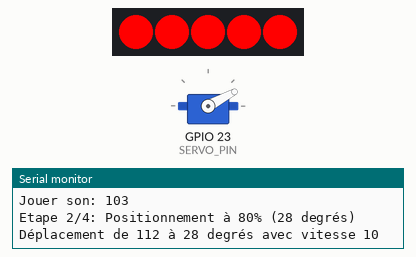
A sketch run on a simulated ESP32. Parts: 5 RGB LEDs in strip order, left to right, servo, the last lines printed to the serial monitor. The audio player accepts every command and is not drawn.

Above: at 7.4 s.
At 10.2 s:
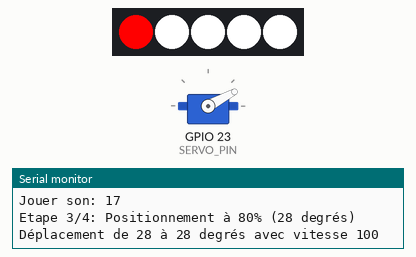
At 16.1 s:
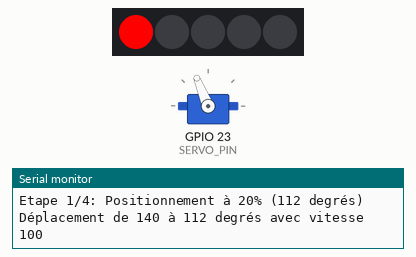
At 26.2 s:
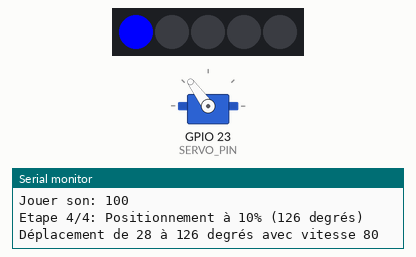
At 36.1 s:
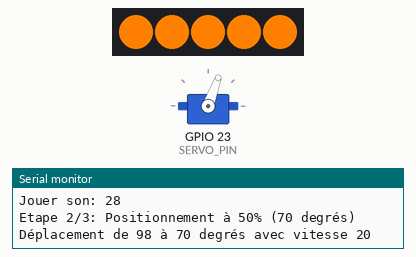
At 38.3 s:
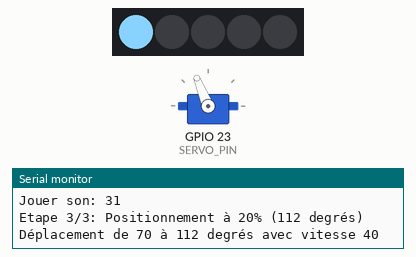
Timing chart, 0 to 39.8 s (numbered marks = the images above):
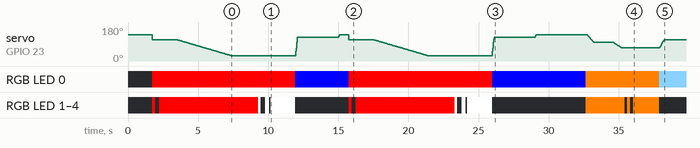

Measured:
- by itself, RGB LED 1–4: off → RGB(255, 0, 0) at 1.7 s, → off 0.20 s later, → RGB(255, 0, 0) 0.30 s later, → RGB(255, 255, 255) 7.0 s later, … (24 changes in this stretch)
- by itself, RGB LED 0: off → RGB(255, 0, 0) at 1.7 s, → RGB(0, 0, 255) 10.2 s later, → RGB(255, 0, 0) 3.8 s later, → RGB(0, 0, 255) 10.2 s later, … (6 changes in this stretch)
- what the display in image 1 shows lasts 1.7 s, from 10.2 s to 11.9 s
- what the display in image 4 shows lasts 1.9 s, from 36.0 s to 37.9 s

The sketch:

esp32v1.0.ino
```cpp
// === Portal Turret ESP32 v1.0 - Fonction avancée de contrôle ===

// === Bibliothèques nécessaires ===
#include <Adafruit_NeoPixel.h>
#include <DFRobotDFPlayerMini.h>
#include <HardwareSerial.h>
#include <ESP32Servo.h>

// === Définitions des broches et constantes ===
#define LED_PIN 4
#define NUM_LEDS 5
#define SERVO_PIN 23
#define ANGLE_FERME 140
#define ANGLE_OUVERT 0
#define DELAI_ENTRE_OPERATIONS 500

// === Objets ===
Adafruit_NeoPixel leds(NUM_LEDS, LED_PIN, NEO_GRB + NEO_KHZ800);
HardwareSerial mySerial(2); // RX=16, TX=17
DFRobotDFPlayerMini dfplayer;
Servo brasServo;

// === Définition des index LED ===
#define EYE 0
#define CANON_L1 1
#define CANON_L2 2
#define CANON_R1 3
#define CANON_R2 4

// === Couleurs prédéfinies ===
#define RED leds.Color(255, 0, 0)
#define GREEN leds.Color(0, 255, 0)
#define BLUE leds.Color(0, 0, 255)
#define WHITE leds.Color(255, 255, 255)
#define YELLOW leds.Color(255, 255, 0)
#define ORANGE leds.Color(255, 128, 0)
#define VIOLET leds.Color(128, 0, 255)
#define PINK leds.Color(255, 105, 180)
#define LIGHT_BLUE leds.Color(135, 206, 250)
#define WARM_WHITE leds.Color(255, 223, 186)
#define OFF leds.Color(0, 0, 0)

// === Structure pour une étape de mouvement ===
struct TurretMovementStep {
  int percentage;      // Pourcentage d'ouverture (0-100%)
  int speed;           // Vitesse du mouvement (1-100): 1 = très lent, 100 = instantané
  int delayAfter;      // Délai après ce mouvement (en ms)
  bool detachAfter;    // Détacher le servo après ce mouvement?
  int soundToPlay;     // Son à jouer (-1 = aucun son)
  uint32_t eyeColor;   // Couleur de l'œil (-1 = ne pas changer)
  uint32_t barrelColor; // Couleur des canons (-1 = ne pas changer)
  bool barrelFlash;    // Faire clignoter les canons
  int flashCount;      // Nombre de clignotements
  int flashDelay;      // Délai entre les clignotements
};

// === Séquences de mouvements prédéfinies (variables globales) ===
// Séquence principale - alerte et tir
TurretMovementStep complexeSequence[] = {
  // Ouverture rapide à 20%, avec œil rouge, son d'alerte
  {20, 100, 500, false, 103, RED, RED, true, 2, 100},

  // Ouverture lente à 80%, avec œil rouge, son "Je vous vois"
  {80, 10, 1000, false, 17, RED, RED, false, 0, 0},

  // Maintien avec clignotement des canons et son de tir
  {80, 100, 1000, false, 100, RED, WHITE, true, 4, 100},

  // Fermeture partielle avec son "Sans rancune"
  {10, 80, 2000, true, 27, BLUE, OFF, false, 0, 0}
};

// Séquence alternative - détection et veille
TurretMovementStep detectionSequence[] = {
  // Ouverture lente avec œil orange
  {30, 30, 500, false, 28, ORANGE, ORANGE, false, 0, 0},

  // Oscillation avec son "Vous voilà"
  {50, 20, 1000, false, 31, ORANGE, ORANGE, true, 2, 200},

  // Retour en mode veille
  {20, 40, 1000, true, 20, LIGHT_BLUE, OFF, false, 0, 0}
};

// === Fonction pour convertir un pourcentage en angle ===
int percentageToAngle(int percentage) {
  // Assurer que le pourcentage est entre 0 et 100
  percentage = constrain(percentage, 0, 100);
  // Convertir le pourcentage en angle (0% = ANGLE_FERME, 100% = ANGLE_OUVERT)
  // 0% = 140 degrés (fermé), 100% = 0 degré (ouvert)
  return ANGLE_FERME - (percentage * (ANGLE_FERME - ANGLE_OUVERT) / 100);
}

// === Fonction pour déplacer le servo à une position avec une vitesse contrôlée ===
void moveServoWithSpeed(int currentAngle, int targetAngle, int speed) {
  // Assurer que la vitesse est entre 1 et 100
  speed = constrain(speed, 1, 100);

  // Calculer le délai entre chaque pas en fonction de la vitesse
  // Vitesse 1 = délai de 50ms (très lent)
  // Vitesse 100 = délai de 1ms (très rapide)
  int stepDelay = map(speed, 1, 100, 50, 1);

  // Calculer la taille du pas en fonction de la vitesse
  // Vitesse 1 = pas de 1 degré
  // Vitesse 100 = pas de 10 degrés
  int stepSize = map(speed, 1, 100, 1, 10);
  // Assurer un pas minimum de 1
  stepSize = max(1, stepSize);

  // Déterminer la direction du mouvement
  int step = (currentAngle < targetAngle) ? stepSize : -stepSize;

  Serial.print("Déplacement de ");
  Serial.print(currentAngle);
  Serial.print(" à ");
  Serial.print(targetAngle);
  Serial.print(" degrés avec vitesse ");
  Serial.println(speed);

  // Si la vitesse est maximale, déplacer directement à la position cible
  if (speed >= 95) {
    brasServo.write(targetAngle);
    delay(100); // Court délai pour stabilisation
    return;
  }

  // Sinon, déplacer progressivement
  for (int angle = currentAngle; (step > 0) ? (angle <= targetAngle) : (angle >= targetAngle); angle += step) {
    // S'assurer de ne pas dépasser la cible
    if ((step > 0 && angle > targetAngle) || (step < 0 && angle < targetAngle)) {
      angle = targetAngle;
    }

    brasServo.write(angle);
    delay(stepDelay);
  }

  // S'assurer que l'angle final est exactement celui demandé
  brasServo.write(targetAngle);
}

// === Fonctions pour contrôler les LEDs ===
void setEyeColor(uint32_t color) {
  if (color != (uint32_t)-1) { // Ne change pas si -1
    leds.setPixelColor(EYE, color);
    leds.show();
  }
}

void setBarrelLeds(uint32_t color) {
  if (color != (uint32_t)-1) { // Ne change pas si -1
    leds.setPixelColor(CANON_L1, color);
    leds.setPixelColor(CANON_L2, color);
    leds.setPixelColor(CANON_R1, color);
    leds.setPixelColor(CANON_R2, color);
    leds.show();
  }
}

void barrelFlash(uint32_t color, int times, int delayMs) {
  for (int i = 0; i < times; i++) {
    setBarrelLeds(color);
    delay(delayMs);
    setBarrelLeds(OFF);
    delay(delayMs);
  }
  // Remettre la couleur à la fin
  setBarrelLeds(color);
}

// === Fonction pour jouer un son ===
void playSoundById(int soundId) {
  if (soundId > 0) {
    Serial.print("Jouer son: ");
    Serial.println(soundId);
    dfplayer.play(soundId);

    // Délai basé sur la durée du son (à ajuster selon vos besoins)
    if (soundId >= 1 && soundId <= 34) {
      // Voix - délai court
      delay(300);
    } else if (soundId >= 100 && soundId <= 104) {
      // Effets sonores - délai court
      delay(200);
    } else if (soundId == 200) {
      // Musique - délai plus long
      delay(500);
    }
  }
}

// === Fonction principale pour exécuter une séquence de mouvements ===
void executeTurretSequence(TurretMovementStep sequence[], int numSteps) {
  Serial.println("Début de la séquence de mouvements");

  // S'assurer que le servo est attaché
  if (!brasServo.attached()) {
    brasServo.attach(SERVO_PIN);
    Serial.println("Servo attaché");
  }

  // S'assurer que les bras sont fermés au début de la séquence
  int currentAngle = brasServo.read();
  if (currentAngle != ANGLE_FERME) {
    Serial.println("Retour à la position fermée avant de commencer la séquence");
    moveServoWithSpeed(currentAngle, ANGLE_FERME, 50);
    delay(500); // Court délai pour stabiliser
  }

  for (int i = 0; i < numSteps; i++) {
    // Récupérer les informations de l'étape actuelle
    int percentage = sequence[i].percentage;
    int speed = sequence[i].speed;
    int delayAfter = sequence[i].delayAfter;
    bool detachAfter = sequence[i].detachAfter;
    int soundToPlay = sequence[i].soundToPlay;
    uint32_t eyeColor = sequence[i].eyeColor;
    uint32_t barrelColor = sequence[i].barrelColor;
    bool barrelFlashFlag = sequence[i].barrelFlash;
    int flashCount = sequence[i].flashCount;
    int flashDelay = sequence[i].flashDelay;

    // Convertir le pourcentage en angle
    int targetAngle = percentageToAngle(percentage);

    // Attacher le servo s'il n'est pas déjà attaché
    if (!brasServo.attached()) {
      brasServo.attach(SERVO_PIN);
      Serial.println("Servo attaché");
    }

    // Obtenir l'angle actuel
    currentAngle = brasServo.read();

    // Afficher les informations de l'étape
    Serial.print("Etape ");
    Serial.print(i + 1);
    Serial.print("/");
    Serial.print(numSteps);
    Serial.print(": Positionnement à ");
    Serial.print(percentage);
    Serial.print("% (");
    Serial.print(targetAngle);
    Serial.println(" degrés)");

    // Définir la couleur de l'œil avant le mouvement
    setEyeColor(eyeColor);

    // Définir la couleur des canons avant le mouvement
    setBarrelLeds(barrelColor);

    // Déplacer le servo avec la vitesse spécifiée
    moveServoWithSpeed(currentAngle, targetAngle, speed);

    // Faire clignoter les canons si demandé
    if (barrelFlashFlag) {
      barrelFlash(barrelColor, flashCount, flashDelay);
    }

    // Jouer le son après un court délai pour stabiliser
    if (soundToPlay > 0) {
      delay(DELAI_ENTRE_OPERATIONS);
      playSoundById(soundToPlay);
    }

    // Détacher le servo si demandé
    if (detachAfter) {
      brasServo.detach();
      Serial.println("Servo détaché pour réduire les tremblements");
    }

    // Attendre le délai spécifié
    delay(delayAfter);
  }

  // S'assurer que les bras sont fermés à la fin de la séquence
  if (!brasServo.attached()) {
    brasServo.attach(SERVO_PIN);
    Serial.println("Servo attaché pour fermeture finale");
  }

  currentAngle = brasServo.read();
  if (currentAngle != ANGLE_FERME) {
    Serial.println("Retour à la position fermée à la fin de la séquence");
    moveServoWithSpeed(currentAngle, ANGLE_FERME, 50);
    delay(500); // Court délai pour stabiliser
  }

  // Détacher le servo après la fermeture pour éviter les tremblements
  brasServo.detach();
  Serial.println("Servo détaché après fermeture finale");

  Serial.println("Fin de la séquence de mouvements");
}

// === Exemple d'utilisation dans setup() ===
void setup() {
  Serial.begin(9600);

  // Initialisation des LEDs
  leds.begin();
  leds.clear();
  leds.show();

  // Initialisation du servo
  brasServo.attach(SERVO_PIN);

  // Sécurité: Écrire directement la position fermée avant de lire
  brasServo.write(ANGLE_FERME);
  delay(100); // Court délai pour stabilisation

  // Maintenant on peut lire la position actuelle en toute sécurité
  int currentAngle = brasServo.read();

  // Vérification de la validité de l'angle lu (entre 0 et 180 degrés)
  if (currentAngle < 0 || currentAngle > 180) {
    Serial.print("Position initiale invalide: ");
    Serial.print(currentAngle);
    Serial.println(" degrés - Correction appliquée");
    currentAngle = ANGLE_FERME; // Utiliser une valeur sûre
  } else {
    Serial.print("Position initiale du servo: ");
    Serial.print(currentAngle);
    Serial.println(" degrés");
  }

  // Déplacement progressif vers la position fermée si nécessaire
  if (currentAngle != ANGLE_FERME) {
    moveServoWithSpeed(currentAngle, ANGLE_FERME, 50);
  }
  Serial.println("Servo initialisé en position fermée");

  // Initialisation du DFPlayer avec délai pour stabiliser
  delay(500);
  mySerial.begin(9600, SERIAL_8N1, 16, 17);
  if (!dfplayer.begin(mySerial)) {
    Serial.println("Erreur DFPlayer");
  }
  dfplayer.volume(20);
  delay(500);

  Serial.println("Turret v1.0 initialisée");

    // Exécuter la séquence
  executeTurretSequence(complexeSequence, 4);
}

void loop() {
  // Exemple d'alternance entre deux séquences différentes
  static bool alterneSequence = false;

  if (alterneSequence) {
    // Séquence alternative - détection et veille
    executeTurretSequence(detectionSequence, 3);
  } else {
    // Séquence principale - alerte et tir
    executeTurretSequence(complexeSequence, 4);
  }

  // Alterner pour la prochaine itération
  alterneSequence = !alterneSequence;

  // Attendre avant la prochaine séquence
  delay(3000);
}
```
